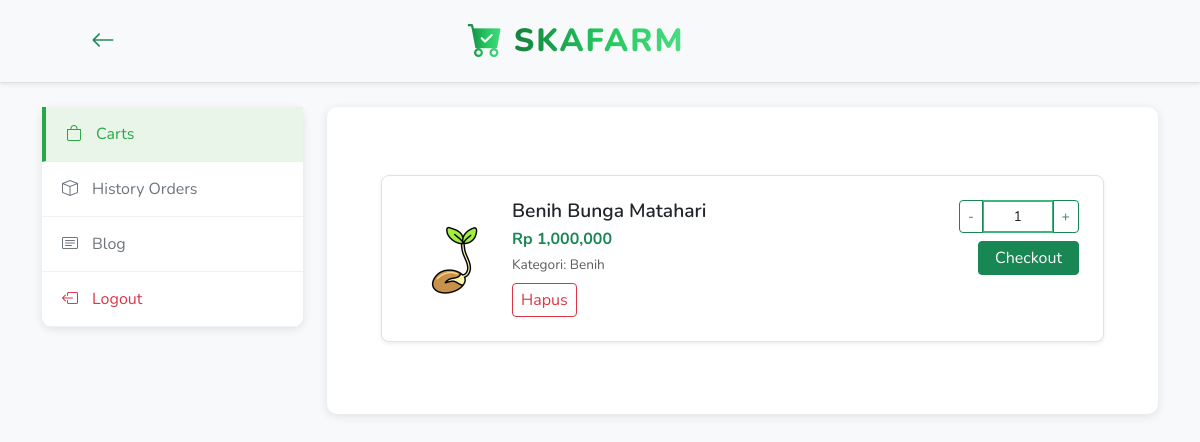
The page /index.php?controller=cart&action=mycart (signed in) on the database its author committed.
### tables this page shows
CREATE TABLE `master_cart` (
  `id_cart` int NOT NULL,
  `kode_user` int NOT NULL,
  `kode_produk` varchar(255) NOT NULL,
  `qty` int NOT NULL,
  `harga_satuan` int NOT NULL,
  `subtotal` int NOT NULL
);

CREATE TABLE `produk` (
  `kode_produk` varchar(255) NOT NULL,
  `nama_barang` varchar(255) NOT NULL,
  `satuan` varchar(255) NOT NULL,
  `harga` bigint NOT NULL,
  `img` text NOT NULL,
  `stok` int NOT NULL,
  `kode_gudang` varchar(255) NOT NULL,
  `kategori_id` int NOT NULL,
  `deskripsi` varchar(255) NOT NULL
);

CREATE TABLE `master_kategori` (
  `kode_kategori` int NOT NULL,
  `img` text NOT NULL,
  `nama_kategori` varchar(255) NOT NULL
);

### controllers/CartController.php (called while the page is built, shortened)
<?php
require_once(__DIR__ . '/../models/Cart.php');
class CartController
{
    private $cartModel;
    public function __construct($conn)
    {
        $this->cartModel   = new Cart($conn);
    }
    public function mycart()
    {
        $kode_user = $_SESSION['user_id'];
        $cartItems = $this->cartModel->getCartByUser($kode_user);
        include 'views/landingPage/cart.php';
    }
}

### models/Cart.php (called while the page is built, shortened)
<?php
class Cart
{
    private $conn;
    public function __construct($db)
    {
        $this->conn = $db;
    }
    public function getCartByUser($kode_user)
    {
        $query = "SELECT c.id_cart, c.*, b.nama_barang, b.harga, b.img, k.nama_kategori, b.stok
              FROM master_cart c
              JOIN produk b ON c.kode_produk = b.kode_produk
              JOIN master_kategori k ON b.kategori_id = k.kode_kategori
              WHERE c.kode_user = :kode_user";
        $stmt = $this->conn->prepare($query);
        $stmt->execute(['kode_user' => $kode_user]);
        return $stmt;
    }
}

### views/landingPage/cart.php (the view, shortened to what this page needs)
<?php require_once(__DIR__ . "/../components/landingPage/head.php"); ?>
<nav class="cart-navbar shadow-sm bg-body-tertiary border-bottom sticky-top z-3 py-3">
    <div class="container d-flex justify-content-between align-items-center px-3 px-lg-5 position-relative">
        <a class="btn position-relative z-1" href="index.php?controller=beranda&action=index" aria-label="Back">
            <i class="bi bi-arrow-left fs-4 text-success"></i>
        </a>
        <div class="position-absolute start-50 translate-middle-x text-center">
            <a class="navbar-brand me-4 me-lg-5 d-flex align-items-center text-decoration-none"
                href="index.php?controller=beranda&action=index">
                <i class="bi bi-cart-check-fill"
                    style="
                        font-size: 2.2rem;
                        background: linear-gradient(90deg, #15803d, #22c55e, #4ade80);
                        -webkit-background-clip: text;
                        -webkit-text-fill-color: transparent;
                        margin-right: 10px;
                   "></i>
                <span class="logo-text-gradient">Skafarm</span>
            </a>
        </div>
    </div>
</nav>
<div class="container mt-4">
    <div class="row">
        <div class="col-md-3 mb-3">
            <div class="blog-sidebar d-none d-md-block">
                <div class="nav flex-column">
                    <a class="blog-nav-link text-decoration-none active" href="index.php?controller=cart&action=mycart"><i class="bi bi-bag"></i> Carts</a>
                    <a class="blog-nav-link text-decoration-none" href="index.php?controller=detailtransaksi&action=myhistory"><i class="bi bi-box"></i> History Orders</a>
                    <a class="blog-nav-link text-decoration-none" href="index.php?controller=blog&action=myblog"><i class="bi bi-card-text"></i> Blog</a>
                    <a class="blog-nav-link text-decoration-none blog-logout-link" href="index.php?controller=auth&action=logout"><i class="bi bi-box-arrow-left"></i> Logout</a>
                </div>
            </div>
        </div>
        <div class="col-md-9">
            <div class="cart-main-content pt-5">
                <div class="cart-tab-content pb-5 mb-5 px-2 px-md-4" id="cartOrderTabContent">
                    <div class="tab-pane fade show active" id="cart-all-orders" role="tabpanel">
                        <?php foreach ($cartItems as $item): ?>
                            <?php
                            $img = 'default.jpg';
                            if (!empty($item['img'])) {
                                $decoded = json_decode($item['img'], true);
                                if (is_array($decoded) && count($decoded) > 0) {
                                    $img = $decoded[0];
                                } elseif (is_string($item['img'])) {
                                    $img = $item['img'];
                                }
                            }
                            ?>
                            <form method="POST" action="index.php?controller=detailtransaksi&action=checkout" class="cart-item-form">
                                <div class="cart-order-card border rounded-3 bg-white p-3 p-md-4 mb-4 shadow-sm">
                                    <div class="d-flex flex-column flex-md-row align-items-start align-items-md-center justify-content-between gap-3">
                                        <div class="flex-shrink-0 text-center">
                                            <img src="uploads/<?= htmlspecialchars($img) ?>"
                                                class="rounded-3 img-fluid"
                                                style="width: 90px; height: 90px; object-fit: cover;">
                                        </div>
                                        <div class="flex-grow-1 w-100 d-flex flex-column flex-md-row justify-content-between align-items-start gap-3">
                                            <div>
                                                <h6 class="fw-semibold mb-1"><?= htmlspecialchars($item['nama_barang']); ?></h6>
                                                <div class="text-success fw-bold mb-1">
                                                    Rp <?= number_format($item['harga_satuan']); ?>
                                                </div>
                                                <div class="text-muted small mb-2">
                                                    Kategori: <?= htmlspecialchars($item['nama_kategori']); ?>
                                                </div>
                                                <a href="index.php?controller=cart&action=delete&id_cart=<?= $item['id_cart']; ?>"
                                                    class="btn btn-sm btn-outline-danger">Hapus</a>
                                            </div>
                                            <div class="d-flex flex-column align-items-md-end gap-2">
                                                <div class="input-group input-group-sm" style="max-width: 120px;">
                                                    <button class="btn btn-outline-secondary cart-btn-decrease" type="button">-</button>
                                                    <input type="text" class="form-control text-center cart-quantity-input" value="1">
                                                    <button class="btn btn-outline-secondary cart-btn-increase" type="button">+</button>
                                                </div>
                                                <button type="submit" class="btn btn-success btn-sm px-3">Checkout</button>
                                            </div>
                                        </div>
                                    </div>
                                </div>
                            </form>
                        <?php endforeach; ?>
                    </div>
                </div>
            </div>
        </div>
    </div>
</div>

### assets/css/styleLP.css (style rules this page uses)
body { font-family: "Nunito", sans-serif; background-color: #f7f7f7; }
.logo-text-gradient { font-size: 2rem; background: linear-gradient(90deg, #15803d, #22c55e, #4ade80); -webkit-background-clip: text; -webkit-text-fill-color: transparent; letter-spacing: 2px; font-weight: 800; text-transform: uppercase; }
.btn-outline-secondary { color: #198754; border-color: #198754; }

### assets/css/blog.css (style rules this page uses)
.blog-input:focus, input:valid { outline: none; border: 2px solid #3bb67c; }
.blog-sidebar { background-color: white; border-radius: 10px; box-shadow: 0 2px 10px rgba(0, 0, 0, 0.1); padding: 0; height: fit-content; }
.blog-sidebar .blog-nav-link { color: #6c757d; padding: 15px 20px; border-bottom: 1px solid #f0f0f0; display: flex; align-items: center; }
.blog-sidebar .blog-nav-link.active { background-color: #e8f5e8; color: #28a745; border-left: 4px solid #28a745; }
.blog-sidebar .blog-nav-link i { margin-right: 10px; width: 20px; }
.blog-logout-link { color: #dc3545 !important; }

### assets/css/profile.css (style rules this page uses)
.cart-navbar a { color: black; text-decoration: none; transition: 0.2s; letter-spacing: 1px; }
.cart-input:focus, input:valid { outline: none; border: 2px solid #3bb67c; }
.cart-main-content { background-color: white; border-radius: 10px; box-shadow: 0 2px 10px rgba(0, 0, 0, 0.1); padding: 0; }
.cart-order-card { margin: 20px 30px; padding: 20px; }
.form-control-transaksi, .btn { font-size: clamp(0.9rem, 2.5vw, 1rem); }
h6 { font-size: clamp(1rem, 2.5vw, 1.2rem); }
.small { font-size: clamp(0.75rem, 1.8vw, 0.85rem); }

### rows shown on the page
master_cart: kode_produk.nama_barang "Benih Bunga Matahari", harga_satuan "1,000,000", master_kategori.nama_kategori "Benih"
